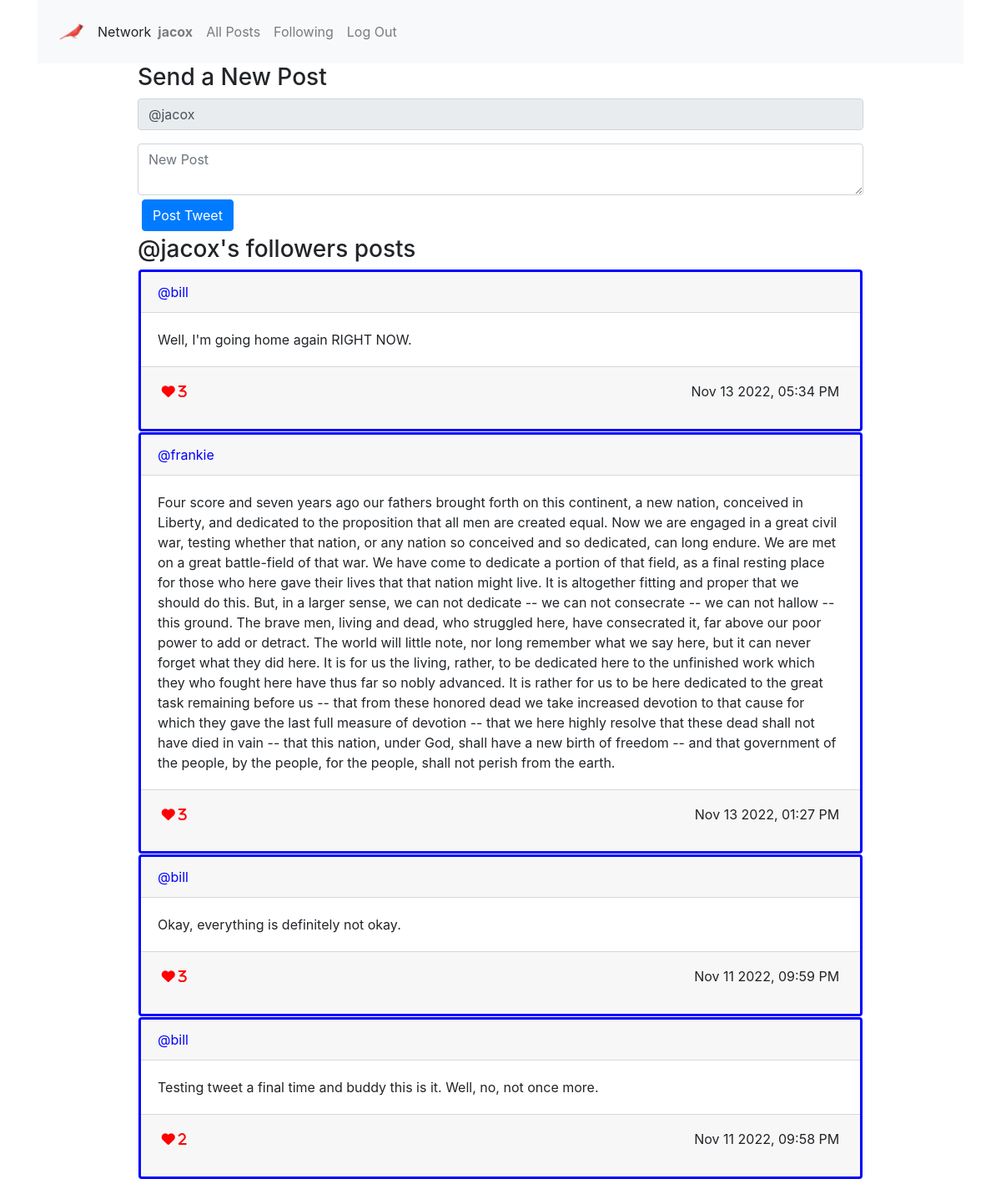
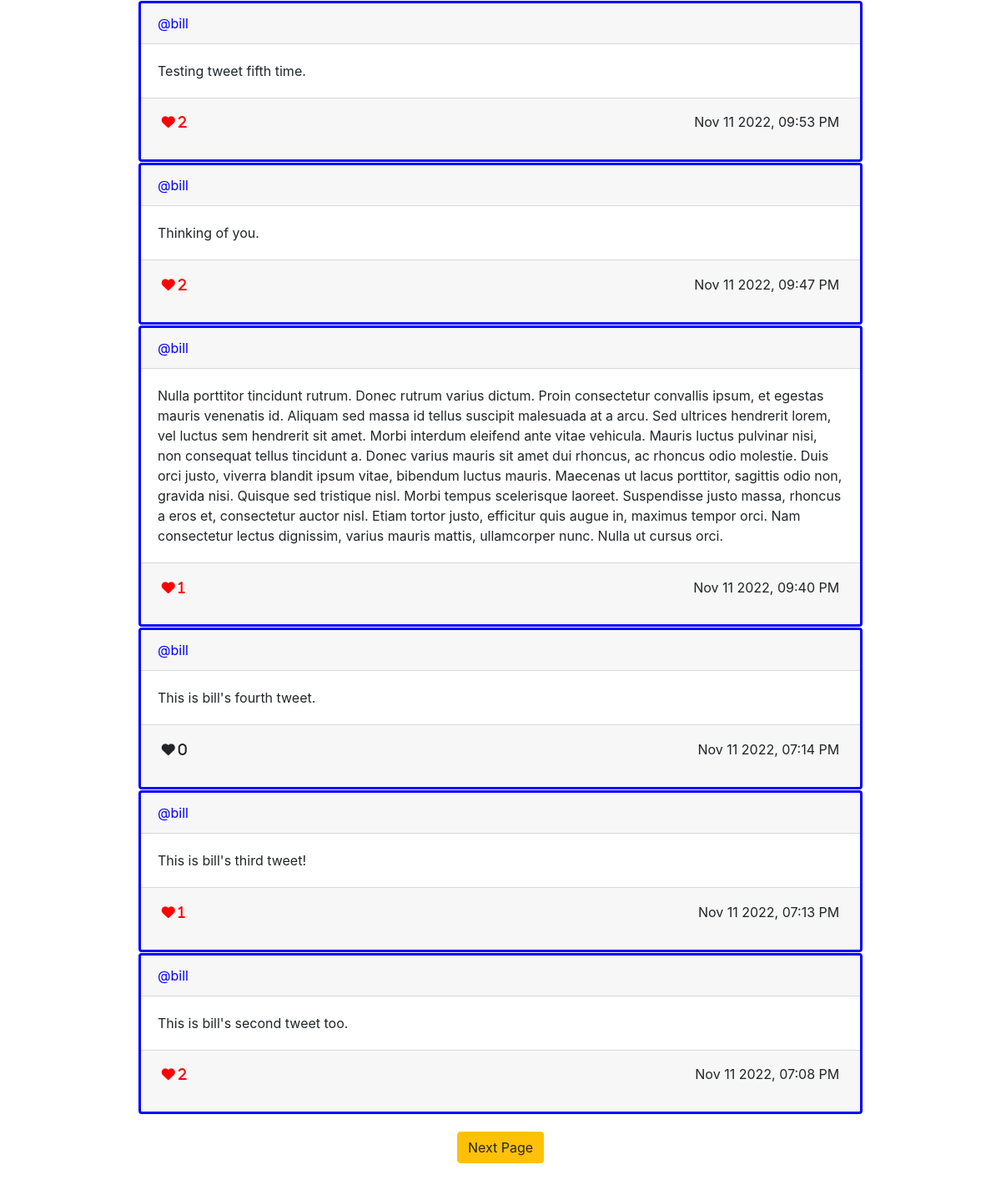
Screenshot of /myfollows (signed in) with the database file from the repository (2 pictures, top to bottom).
### network/models.py (models this page shows, shortened)
class User(AbstractUser):
    pass

class Tweet(models.Model):
    sender = models.ForeignKey("User", on_delete=models.CASCADE)
    body = models.TextField(blank=True)
    timestamp = models.DateTimeField(auto_now_add=True)
    likes = models.ManyToManyField("User", related_name="userlikes", blank=True)
    def serialize(self):
        return {
            "id": self.id,
            "sender": self.sender.username,
            "body": self.body,
            "timestamp": self.timestamp.strftime("%b %d %Y, %I:%M %p"),
            "likes": [user.username for user in self.likes.all()],
            "likecount": len(self.likes.all())
        }

### network/views.py (the view)
# urls.py: path("myfollows", views.myfollows, name="myfollows"),
@login_required
def myfollows(request, page=1):
    showinput = True
    showprofile = False
    listname = listname = "@" + request.user.username + "'s followers posts"
    theprofile = Profile.objects.get(user=request.user)
    thefollows = theprofile.follows.all()
    theiterable = list(map(lambda a:Tweet.objects.filter(sender=a), thefollows))
    if len(theiterable) > 0:
        tweets = reduce(lambda a, b: a|b, theiterable)
    else:
        tweets = Tweet.objects.filter(sender=None);
    tweetlist = tweets.order_by("-timestamp").all()
    paginator = Paginator(tweetlist, per_page=PERPAGE)
    page_object = paginator.get_page(page)
    context = {
        "showinput": showinput,
        "showprofile": showprofile,
        "listname": listname,
        "tweetlist": processtweetlist(request, page_object),
        "page": {
            "current": page_object.number,
            "has_next": page_object.has_next(),
            "has_previous": page_object.has_previous()
        },
        "followbutton": "no"
    }
    return render(request, "network/followers.html", context)

### network/views.py (called while the page is built)
def processtweetlist(request, tweetlist):
    returnlist = []
    for tweet in tweetlist:
        stweet = tweet.serialize()
        if not request.user.is_authenticated:
            stweet['redheart'] = False
        else:
            stweet['redheart'] = (request.user in tweet.likes.all())
        returnlist.append(stweet)
    return returnlist

### network/templates/network/followers.html (shortened to what this page needs)
{% extends "network/layout.html" %}
{% load static %}
{% block pagination %}
    {% if page.has_next %}
        <a type="button" class='btn btn-warning' href="{% url 'myfollows' page.current|add:1 %}">
            Next Page
        </a>
    {% endif%}
{% endblock %}

### network/templates/network/layout.html (shortened to what this page needs)
<!DOCTYPE html>
<html lang="en">
    {% load static %}
    <head>
        <link rel="stylesheet" href="https://stackpath.bootstrapcdn.com/bootstrap/4.4.1/css/bootstrap.min.css">
        <link href="{% static 'network/styles.css' %}" rel="stylesheet">
    </head>
    <body>
        <div class="container">
            <nav class="navbar navbar-expand-lg navbar-light bg-light">
                <img src="{% static 'network/3930813.png' %}"
                <a class="navbar-brand" href="#">Network</a>
                <ul class="navbar-nav mr-auto">
                    {% if request.user.is_authenticated %}
                        <li class="nav-item">
                            <a class="nav-link" id="usernamelink" href="{% url 'profile' request.user.username %}"><strong>{{ request.user.username }}</strong></a>
                        </li>
                    {% endif %}
                    <li class="nav-item">
                    <a class="nav-link" id="allposts" href="{% url 'index' %}">All Posts</a>
                    </li>
                    {% if user.is_authenticated %}
                        <li class="nav-item">
                            <a id='followinglink' class="nav-link" href="{% url 'myfollows' %}">Following</a>
                        </li>
                        <li class="nav-item">
                            <a class="nav-link" href="{% url 'logout' %}">Log Out</a>
                        </li>
                    {% endif %}
                </ul>
            </nav>
        </div>
        {% block body %}
        <div class="body">
            <div class='container w-75'>
                {% if showinput %}
                    <div id="compose-view">
                        <h3>Send a New Post</h3>
                        <form id="compose-form">
                            <div class="form-group">
                                <input disabled class="form-control" value="@{{ request.user.username }}">
                            </div>
                            <textarea class="form-control" id="compose-body" placeholder="New Post"></textarea>
                            <button id="post_tweet" type="button" onclick=posttweet(event) class="btn btn-primary">Post Tweet</button>
                        </form>
                    </div>
                {% endif %}
                <div id="tweets-view">
                    <h3 id="tweets_title">{{ listname }}</h3>
                    <div id="tweets_content">
                        {% if tweetlist|length == 0 %}
                            <i>No posts to display</i>
                        {% else %}
                            {% for tweet in tweetlist %}
                                <div class='card' id='card{{ forloop.counter0 }}'>
                                    <div class='card-header' onclick='displayprofile("{{tweet.sender}}")'>
                                        @{{ tweet.sender }}
                                    </div>
                                    <div id='cardbody{{ forloop.counter0 }}' class='card-body'>
                                        <div class='card-text'>
                                            {{ tweet.body }}
                                        </div>
                                    </div>
                                    <div class='card-footer'>
                                        <table class='table table-sm table-borderless'>
                                            <tbody>
                                                <tr>
                                                    <td>
                                                        <i id='heart{{ forloop.counter0 }}' onclick='togglelike(event, {{ forloop.counter0 }}, {{ tweet.id }})'
                                                            class="fa-solid fa-heart"
                                                            {% if tweet.redheart %}
                                                                name="red"
                                                            {% else %}
                                                                name="black"
                                                            {% endif %}
                                                        >&nbsp{{ tweet.likecount }}</i>
                                                    </td>
                                                    <td id='rj'>
                                                        {{ tweet.timestamp }}
                                                    </td>
                                                </tr>
                                            </tbody>
                                        </table>
                                    </div>
                                </div>
                            {% endfor %}
                        {% endif %}
                    </div>
                </div>
            </div>
            {% endblock %}
            <div class='container text-center'>
                {% block pagination %}
                {% endblock %}
            </div>
        </div>
    </body>
</html>

### network/static/network/styles.css (style rules this page uses)
.card { border: 3px solid blue; margin: 1px; }
button { margin: 5px; }
#rj { text-align:right; }
.card-header { cursor:pointer; color: blue; }
i[name='red'] { color:red; }
a[type='button'] { margin:20px; }
img { width: 100%; max-width: 30px; margin: 10px; }

### rows the page displays
User: user.username "jacox", user.username "@jacox"
User: sender "bill" "bill" "bill" "bill" "bill" "bill" "bill" "bill" "bill"
Tweet: body "Well, I'm going home again RIGHT NOW."
User: sender "frankie"
Tweet: body "Four score and seven years ago our fathers brought forth on this continent, a new nation, conceived in Liberty, and dedicated to the proposition that all men are created equal. Now we are engaged in a great civil war, testing whether that nation, or any nation so conceived and so dedicated, can long endure. We are met on a great battle-field of that war. We have come to dedicate a portion of that field, as a final resting place for those who here gave their lives that that nation might live. It is altogether fitting and proper that we should do this. But, in a larger sense, we can not dedicate -- we can not consecrate -- we can not hallow -- this ground. The brave men, living and dead, who…"
Tweet: body "Okay, everything is definitely not okay."
Tweet: body "Testing tweet a final time and buddy this is it. Well, no, not once more."
Tweet: body "Testing tweet fifth time."
Tweet: body "Thinking of you."
Tweet: body "Nulla porttitor tincidunt rutrum. Donec rutrum varius dictum. Proin consectetur convallis ipsum, et egestas mauris venenatis id. Aliquam sed massa id tellus suscipit malesuada at a arcu. Sed ultrices hendrerit lorem, vel luctus sem hendrerit sit amet. Morbi interdum eleifend ante vitae vehicula. Mauris luctus pulvinar nisi, non consequat tellus tincidunt a. Donec varius mauris sit amet dui rhoncus, ac rhoncus odio molestie. Duis orci justo, viverra blandit ipsum vitae, bibendum luctus mauris. Maecenas ut lacus porttitor, sagittis odio non, gravida nisi. Quisque sed tristique nisl. Morbi tempus scelerisque laoreet. Suspendisse justo massa, rhoncus a eros et, consectetur auctor nisl. Etiam…"
Tweet: body "This is bill's fourth tweet."
Tweet: body "This is bill's third tweet!"
Tweet: body "This is bill's second tweet too."

### other values shown
{{ listname }} "@jacox's followers posts"
{{ tweet.likecount }} "3" "3" "3" "2" "2" "2" "1" "0" "1" "2"
{{ tweet.timestamp }} "Nov 13 2022, 05:34 PM" "Nov 13 2022, 01:27 PM" "Nov 11 2022, 09:59 PM" "Nov 11 2022, 09:58 PM" "Nov 11 2022, 09:53 PM" "Nov 11 2022, 09:47 PM" "Nov 11 2022, 09:40 PM" "Nov 11 2022, 07:14 PM" "Nov 11 2022, 07:13 PM" "Nov 11 2022, 07:08 PM"
